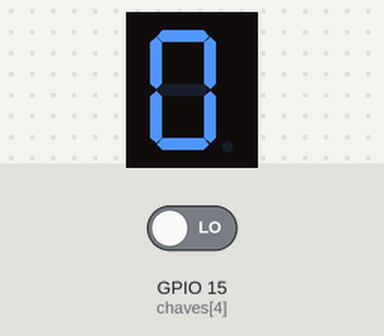
A program run on a simulated ESP32 board running MicroPython. Parts: 1-digit seven-segment display. Wiring (from the project's diagram.json): switch on GPIO 15, switch on GPIO 19, switch on GPIO 21, switch on GPIO 22, switch on GPIO 33. The inputs (shaded band) are chosen by the test bench; at power-on: GPIO 15 (chaves[4]) LOW. The segment pins are drawn as the display they are named for.

Above: at 0.3 s.
At 5.1 s:
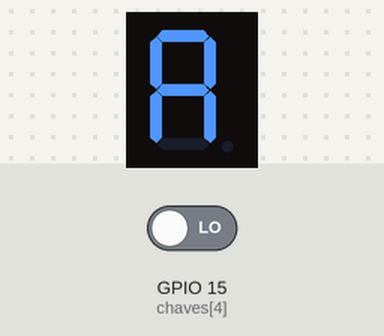
At 11.1 s:
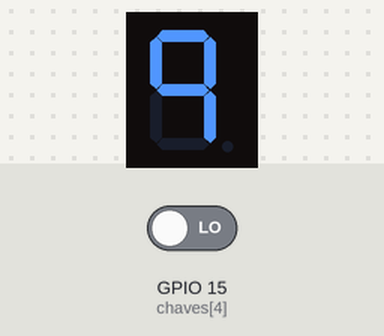
At 17.1 s:
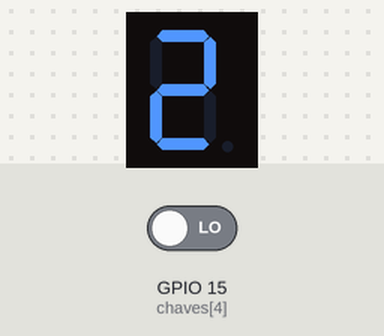
At 23.6 s:
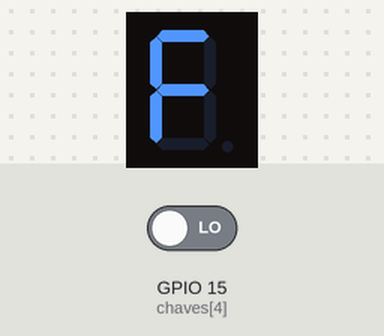
At 38.1 s:
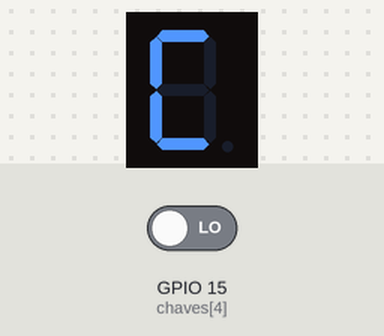

The program:

main.py
```python
import time
from machine import Pin

segmento = [
    Pin(2, Pin.OUT),  # A
    Pin(4, Pin.OUT),  # B
    Pin(5, Pin.OUT),  # C
    Pin(12, Pin.OUT), # D
    Pin(13, Pin.OUT),  # E
    Pin(14, Pin.OUT),  # F
    Pin(18, Pin.OUT),  # G
]

chaves = [
    Pin(33, Pin.IN), # Chave 1
    Pin(19, Pin.IN), # Chave 2
    Pin(21, Pin.IN), # Chave 3
    Pin(22, Pin.IN), # Chave 4
    Pin(15, Pin.IN) # Chave Mestra
]

valor = [
    0b11000000, # 0
    0b11111001, # 1
    0b10100100, # 2
    0b10110000, # 3
    0b10011001, # 4
    0b10010010, # 5
    0b10000010, # 6
    0b11111000, # 7
    0b10000000, # 8
    0b10011000, # 9
    0b10001000, # A
    0b10000011, # B
    0b11000110, # C
    0b10100001, # D
    0b10000110, # E
    0b10001110,  # F
]


def mostrar_valor(valor):
    for i in range(7):
        segmento[i].value((valor & (1 << i)) != 0)

def sequencia():
    for num_binario in valor:
        mostrar_valor(num_binario)
        time.sleep(0.5)

    for num_binario in reversed(valor):
        mostrar_valor(num_binario)
        time.sleep(0.5)

def main():
    while True:
        if chaves[-1].value():
            indice = sum(chave.value() << i for i, chave in enumerate(chaves[:-1]))
            mostrar_valor(valor[indice])
        else:
            sequencia()

main()
```

Measured:
- what the display in image 0 shows lasts 0.4 s, from 0.1 s to 0.5 s
- what the display in image 4 shows lasts 0.9 s, from 23.6 s to 24.5 s
